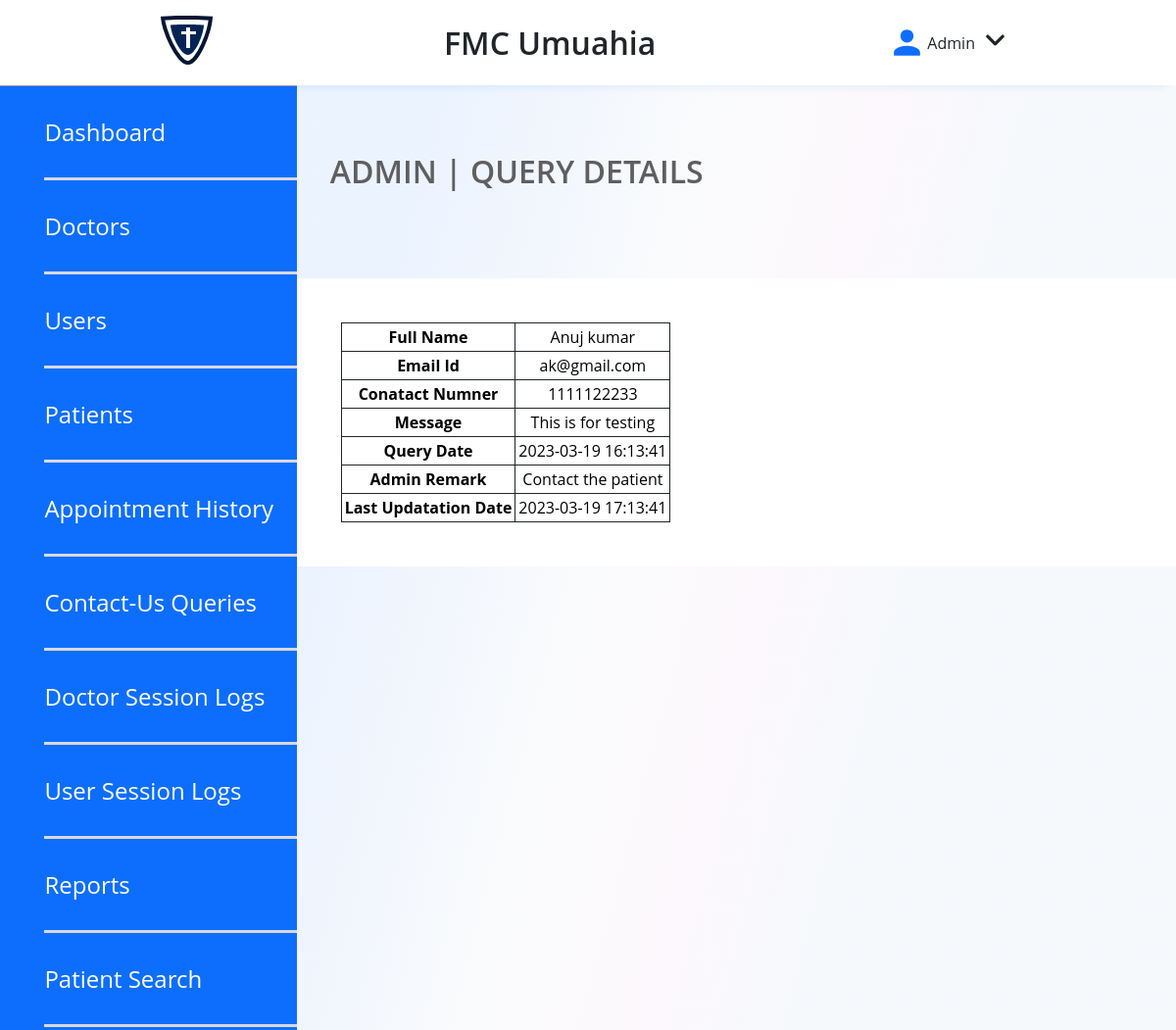
/pages/admin/query-details.php?id=2 (signed in), run on the app's committed database.
### tables this page shows
CREATE TABLE `tblcontactus` (
  `id` int(11) NOT NULL,
  `fullname` varchar(255) DEFAULT NULL,
  `email` varchar(255) DEFAULT NULL,
  `contactno` bigint(12) DEFAULT NULL,
  `message` mediumtext DEFAULT NULL,
  `PostingDate` timestamp NULL DEFAULT current_timestamp(),
  `AdminRemark` mediumtext DEFAULT NULL,
  `LastupdationDate` timestamp NULL DEFAULT NULL ON UPDATE current_timestamp(),
  `IsRead` int(11) DEFAULT NULL
);

### pages/admin/query-details.php (the view, shortened to what this page needs)
<?php
include('include/config.php');
if(strlen($_SESSION['id']==0)) {
 header('location:logout.php');
  } else{
?>
<!DOCTYPE html>
<html lang="en">
	<head>
	<link rel="stylesheet" type="text/css" href="../../styles/style.css">
	</head>
	<body>
	<header>
		<div class="NavigationDash">
			<div style="display: flex; flex-direction: row; gap: 20px; align-items: center;">
				<a class="logonav" href="dashboard.php">
					<img src="../../images/logo.svg">
				</a>
			</div>
			<p class="DashTag">FMC Umuahia</p>
			<div class="userNav">
				<img src="../../images/usericon.svg">
				<p>Admin</p>
				<div class="dropdown">
					<img src="../../images/downicon.svg" class="dropbtn">
				</div>
			</div>
		</div>
	</header>
	<section class="DashboardContainer">
	<aside class="PatientAside">
		<div>
			<a href="dashboard.php">Dashboard</a>
			<a href="doctors.php">Doctors</a>
			<a href="manage-users.php">Users</a>
			<a href="manage-patient.php">Patients</a>
			<a href="appointment-history.php">Appointment History</a>
			<a href="contactus-queries.php">Contact-Us Queries</a>
			<a href="doctor-logs.php">Doctor Session Logs</a>
			<a href="user-logs.php">User Session Logs</a>
			<a href="between-dates-reports.php">Reports</a>
			<a href="patient-search.php">Patient Search</a>
		</div>
	</aside>
	<main class="DashboardMain">
		<h1>ADMIN | QUERY DETAILS</h1>
		<section>
			<div style="overflow-x:auto; table-layout: fixed; width: 100%;">
			<table class="table table-hover" id="sample-table-1">
				<tbody>
				<?php
				$qid=intval($_GET['id']);
				$sql=mysqli_query($con,"select * from tblcontactus where id='$qid'");
				while($row=mysqli_fetch_array($sql))
				{
				?>
					<tr>
						<th>Full Name</th>
						<td><?php echo $row['fullname'];?></td>
					</tr>
					<tr>
						<th>Email Id</th>
						<td><?php echo $row['email'];?></td>
					</tr>
					<tr>
						<th>Conatact Numner</th>
						<td><?php echo $row['contactno'];?></td>
					</tr>
					<tr>
						<th>Message</th>
						<td><?php echo $row['message'];?></td>
					</tr>
					<tr>
						<th>Query Date</th>
						<td><?php echo $row['PostingDate'];?></td>
					</tr>
					<?php if($row['AdminRemark']==""){?>
					<form name="query" method="post">
						<tr>
							<th>Admin Remark</th>
							<td><textarea name="adminremark" class="form-control" required="true"></textarea></td>
						</tr>
						<tr>
							<td>&nbsp;</td>
							<td>
								<button type="submit" class="btn btn-primary pull-left" name="update">Update</button>
							</td>
						</tr>
						</form>
						<?php } else {?>
							<tr>
								<th>Admin Remark</th>
								<td><?php echo $row['AdminRemark'];?></td>
							</tr>
							<tr>
								<th>Last Updatation Date</th>
								<td><?php echo $row['LastupdationDate'];?></td>
							</tr>
						<?php
						}} ?>
				</tbody>
			</table>
		</div>
		</section>
</main>
</section>
	</body>
</html>
<?php } ?>

### styles/style.css (style rules this page uses)
*, *:before, *:after { box-sizing: border-box; list-style: none; text-decoration: none; margin: 0; padding: 0; font-family: var(--font-family-base); }
html { scroll-behavior: smooth; }
:root { --color-primary: #0D6EFD; --color-black: #212529; --color-white: #ffffff; --color-secondary: #992EDA; --text-color: var(--color-black); --color-background: #FCFCFC; --font-family-base: "Open Sans", "Helvetica Neue", Helvetica, Arial, sans-serif; --font-size-small: 14px; --font-size-medium: 16px; --font-size-large: 24px; --font-size-x-large: 32px; --font-size-xx-large: 56px; --font-weight-regular: 400; --font-weight-semibold: 600; --font-weight-bold: 700; }
.NavigationDash { display: flex; flex-direction: row; justify-content: space-evenly; align-items: center; padding: 16px 0px; gap: 6%; box-shadow: 0px 10px 10px -10px rgba(13, 110, 253, 0.14); }
.DashTag { font-weight: var(--font-weight-semibold); font-size: var(--font-size-x-large); color: var(--color-black); }
.userNav { display: flex; flex-direction: row; align-items: center; justify-content: center; color: var(--color-black); }
.dropdown { position: relative; display: inline-block; }
.dropbtn { cursor: pointer; }
.DashboardContainer { display: flex; flex-direction: row; min-height: 700px; }
.PatientAside { background-color: var(--color-primary); border-top: 1px solid #9F9FA0; width: 324px !important; }
.PatientAside div { display: flex; flex-direction: column; margin-left: 15%; padding-bottom: 90%; }
.PatientAside a { padding: 30px 0px; border-bottom: 3px solid #D9D8D9; font-weight: var(--font-weight-regular); font-size: 24px; color: var(--color-white); }
.DashboardMain { padding-top: 56px; background: linear-gradient(104.54deg, rgba(13, 110, 253, 0.0826) 13.27%, rgba(199, 207, 219, 0.091) 37.29%, rgba(196, 118, 208, 0.0504) 53.16%, rgba(92, 136, 202, 0.0534391) 65.46%); width: 80%; }
.DashboardMain h1 { padding: 10px; margin-left: 24px; margin-bottom: 78px; color: #5F5E60; font-size: var(--font-size-x-large); font-weight: var(--font-weight-semibold); }
.DashboardMain section { background-color: var(--color-white); padding: 5%; display: flex; flex-direction: row; gap: 38px; }
.table, { font-size: 12pcx; gap: 10px; }
table, th, td { border: 1px solid var(--color-black); border-collapse: collapse; padding: 3px; text-align: center; }
.PatientAside div { display: flex; flex-direction: column; margin-left: 15%; padding-bottom: 1%; }

### data on the page
tblcontactus: fullname "Anuj kumar", email "ak@gmail.com", contactno "1111122233", message "This is for testing", PostingDate "2023-03-19 16:13:41", AdminRemark "Contact the patient", LastupdationDate "2023-03-19 17:13:41"
